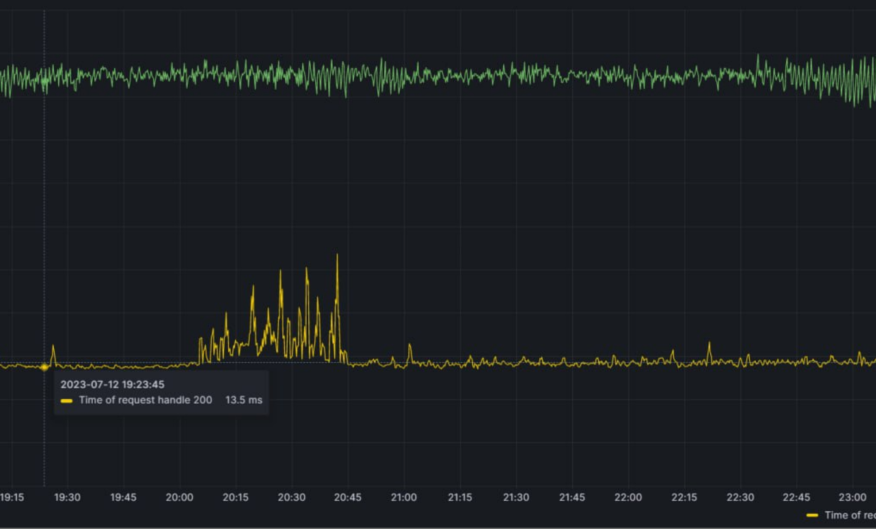
#> input picture infra/influxdb/request-handle/reference.png, 1751 x 1058 px (shown at 1/2 size)
$ python digitize_reference.py
#> lines starting #> are read from the running program, lines starting #| are printed output that depends on the picture; after the words box and inside, x2 and y2 are one past the last pixel; in counts of white or black regions, pixels touching at a corner belong together; long printed decimals are rounded
"""Digitize the two reference traces. Optional: numpy, Pillow, matplotlib."""
from pathlib import Path
import csv
import json

import numpy as np
from PIL import Image

ROOT = Path(__file__).resolve().parent
rgb = np.asarray(Image.open(ROOT / "reference.png").convert("RGB"), dtype=float)
r, g, b = rgb[:, :, 0], rgb[:, :, 1], rgb[:, :, 2]
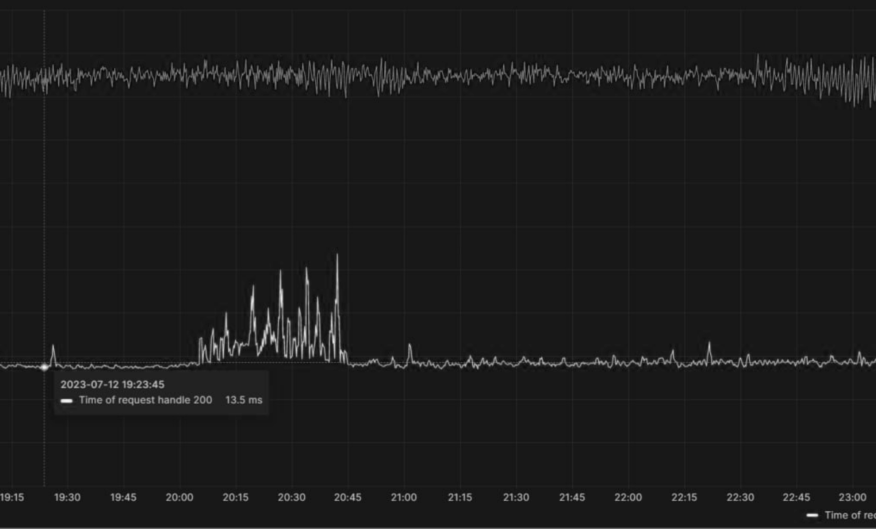
#> r: shape (1058, 1751) float64 (shown at 1/2 size); min 3, max 245, mean 27.6
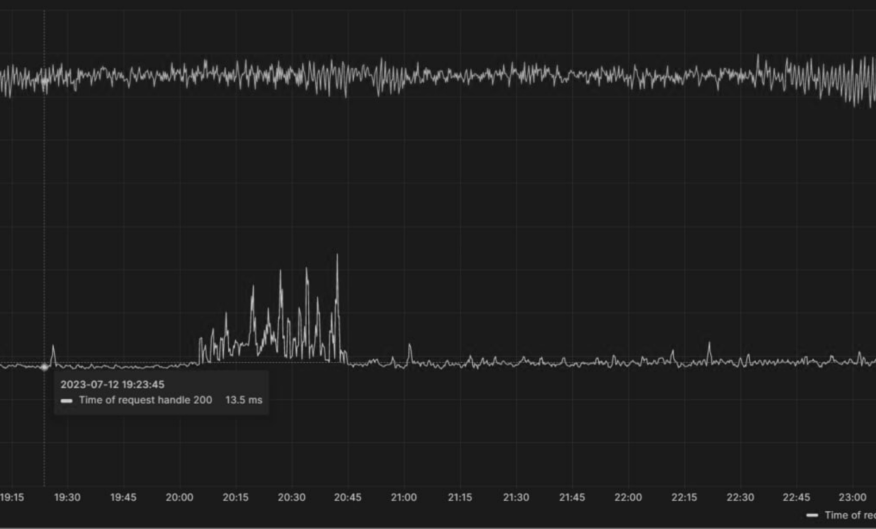
#> g: shape (1058, 1751) float64 (shown at 1/2 size); min 14, max 216, mean 31.2
WIDTH, PLOT_TOP, PLOT_BOTTOM = rgb.shape[1], 20, 973
#> WIDTH = 1751; PLOT_TOP = 20; PLOT_BOTTOM = 973
yellow = (r > 75) & (g > 60) & (r - b > 38) & (g - b > 35) & (r > g * .85) & (r < g * 1.65)
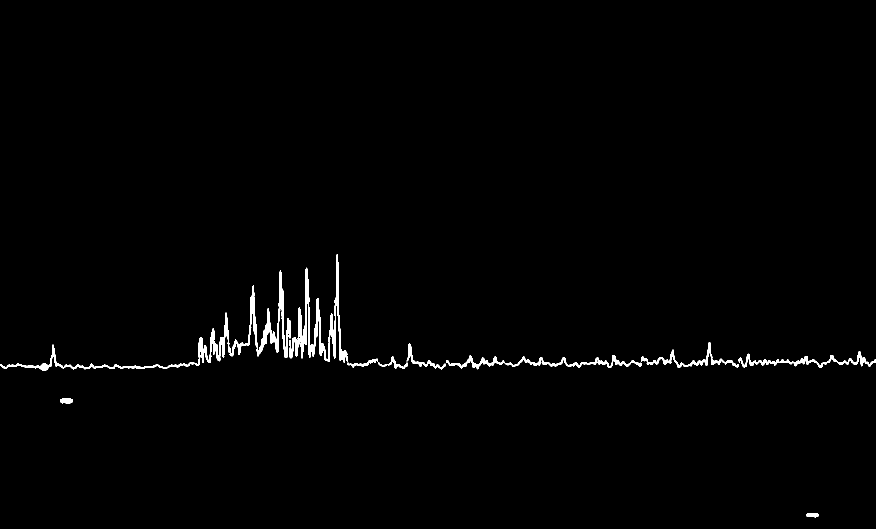
#> yellow: shape (1058, 1751) bool (shown at 1/2 size); 1.1% white; 11 white regions, largest, box (x1, y1, x2, y2) and area: (0, 541, 582, 742) 7608, (578, 509, 696, 725) 5246, (892, 710, 1283, 739) 2422
green = (g > 65) & (g - r > 20) & (g - b > 20)
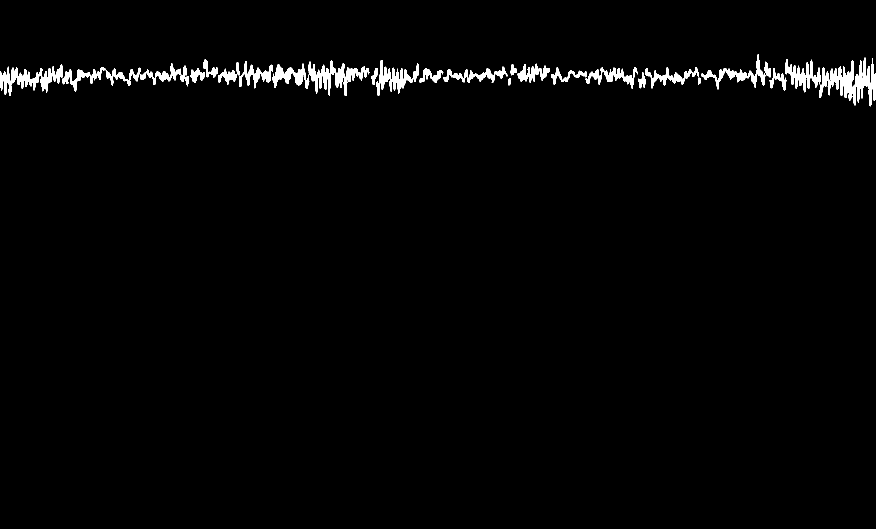
#> green: shape (1058, 1751) bool (shown at 1/2 size); 1.7% white; 28 white regions (1 under 20 px), largest, box (x1, y1, x2, y2) and area: (545, 121, 739, 192) 4552, (125, 127, 374, 183) 3234, (0, 129, 125, 192) 2923

def trace(mask, low, high, upper=False):
#> called with low = 480, high = 741, upper = True
    result = np.full(WIDTH, np.nan)
    observed = 0
    for x in range(WIDTH):
        ys = np.flatnonzero(mask[low:high, x]) + low
        if len(ys):
            chroma = rgb[ys, x].max(axis=1) - rgb[ys, x].min(axis=1)
            support = mask[ys, max(0, x-1):min(WIDTH, x+2)].sum(axis=1)
            score = chroma + support * 12
            selected = ys[ys <= ys[0]+2] if upper else ys[score >= score.max() - 4]
            result[x] = np.median(selected)
            observed += 1
#> this loop made 1751 passes
#> (ys, chroma, support, score) on passes 1 to 7: ([728, 729, 730, 731], [42, 64, 79, 72], [2, 2, 2, 2], [66, 88, 103, 96]), ([728, 729, 730, 731], [40, 62, 78, 72], [2, 3, 3, 3], [64, 98, 114, 108]), ([729, 730, 731, 732], [56, 72, 69, 57], [3, 3, 3, 2], [92, 108, 105, 81]), ([729, 730, 731, 732, 733], [47, 63, 65, 60, 46], [2, 3, 3, 3, 2], [71, 99, 101, 96, 70]), ([730, 731, 732, 733, 734], [50, 58, 63, 62, 54], [2, 3, 3, 3, 2], [74, 94, 99, 98, 78]), ([731, 732, 733, 734, 735], [50, 63, 72, 69, 58], [2, 3, 3, 3, 2], [74, 99, 108, 105, 82]), ([732, 733, 734, 735], [58, 75, 77, 67], [2, 3, 3, 3], [82, 111, 113, 103])
#> (chroma, support, score, selected) on passes 13, 21, 22, 23, 29, 30: ([62, 62, 56], [3, 3, 3], [98, 98, 92], [734, 735, 736]), ([79, 79, 62], [3, 3, 3], [115, 115, 98], [730, 731, 732]), ([76, 76, 60], [3, 3, 3], [112, 112, 96], [730, 731, 732]), ([71, 73, 59], [3, 3, 3], [107, 109, 95], [730, 731, 732]), ([69, 67, 52], [3, 3, 3], [105, 103, 88], [731, 732, 733]), ([65, 65, 53], [3, 3, 3], [101, 101, 89], [731, 732, 733])
#> after the loop, observed = 1751; result = 1751 values, max 736 at index 146, min 510 at index 673, mean 714.1
    valid = np.flatnonzero(np.isfinite(result))
#> valid = 1751 values from 0 to 1750
    result = np.interp(np.arange(WIDTH), valid, result[valid])
    return result, observed

# Exclude tooltip/legend (below y=740), and separate the two color bands.
yellow_y, yellow_observed = trace(yellow, 480, 741, upper=True)
#> yellow_y has the same summary as result in trace; yellow_observed = 1751
green_y, green_observed = trace(green, 85, 225)
#> the loop in trace (call 2), `for x in range(WIDTH):` made 1751 passes
#> (chroma, support, score, selected) on passes 7, 33, 42: ([25, 27, 30, 31, 32, 34, 35, 36, 37, 38, 37, 38, 38, 36, 33], [2, 2, 2, 3, 3, 3, 3, 3, 3, 3, 2, 2, 2, 2, 2], [49, 51, 54, 67, 68, 70, 71, 72, 73, 74, 61, 62, 62, 60, 57], [153, 154, 155, 156, 157]), ([22, 34, 43, 48, 51, 51, 51, 51, 49, 48, 46, 45, 43, 43, 40], [2, 2, 2, 3, 3, 3, 3, 3, 3, 3, 3, 3, 3, 3, 3], [46, 58, 67, 84, 87, 87, 87, 87, 85, 84, 82, 81, 79, 79, 76], [138, 139, 140, 141, 142, 143, 144]), ([23, 28, 32, 36, 38, 40, 43, 43, 43, 42, 40, 38, 37, 35, 34], [2, 2, 3, 3, 3, 3, 3, 3, 3, 3, 3, 3, 3, 3, 3], [47, 52, 68, 72, 74, 76, 79, 79, 79, 78, 76, 74, 73, 71, 70], [151, 152, 153, 154, 155, 156])
#> (ys, chroma, support, score) on passes 8, 32, 38: ([146, 147, 148, 149, 150, 151, 152, 153, 154, 155, 156, 157], [24, 26, 28, 31, 33, 33, 34, 35, 36, 36, 37, 35], [2, 2, 3, 3, 3, 3, 3, 3, 3, 3, 3, 3], [48, 50, 64, 67, 69, 69, 70, 71, 72, 72, 73, 71]), ([138, 139, 140, 141, 142, 143, 144, 145, 146, 147, 148, 149], [27, 28, 28, 29, 30, 31, 32, 33, 34, 34, 35, 37], [2, 2, 2, 2, 2, 2, 3, 3, 3, 3, 3, 3], [51, 52, 52, 53, 54, 55, 68, 69, 70, 70, 71, 73]), ([158, 159, 160, 161, 162, 163, 164, 165, 166, 167, 168, 169], [33, 32, 33, 34, 35, 37, 40, 40, 39, 35, 31, 28], [3, 3, 3, 3, 3, 3, 3, 3, 3, 3, 3, 3], [69, 68, 69, 70, 71, 73, 76, 76, 75, 71, 67, 64])
# Tooltip gives 13.5 ms at the highlighted point. The user gives ~10k RPS.
# The hover marker is wider than the trace; use its center for calibration.
anchor_center, _ = trace(yellow, 480, 741)
anchor_y = float(np.median(anchor_center[85:92]))
ms_per_pixel = 13.5 / (PLOT_BOTTOM-anchor_y)
green_mean_y = float(np.mean(green_y))
rps_per_pixel = 10000 / (PLOT_BOTTOM-green_mean_y)
response = (PLOT_BOTTOM-yellow_y) * ms_per_pixel
rps = (PLOT_BOTTOM-green_y) * rps_per_pixel
with (ROOT / "reference-traces.csv").open("w", encoding="utf-8", newline="") as out:
    writer = csv.writer(out)
    writer.writerow(["elapsed_seconds", "request_handle_time_ms", "total_rps"])
    for x in range(WIDTH):
        writer.writerow([round(x*14040/(WIDTH-1), 6), round(float(response[x]), 3), round(float(rps[x]), 3)])
calibration = {
    "plot_top": PLOT_TOP, "plot_bottom": PLOT_BOTTOM, "plot_width": WIDTH,
    "yellow_tooltip_ms": 13.5, "yellow_anchor_y": anchor_y,
    "ms_per_pixel": ms_per_pixel, "green_mean_y": green_mean_y,
    "rps_per_pixel": rps_per_pixel, "yellow_observed_columns": yellow_observed,
    "green_observed_columns": green_observed,
    "left_axis_max_ms": round((PLOT_BOTTOM-PLOT_TOP)*ms_per_pixel, 3),
    "right_axis_max_rps": round((PLOT_BOTTOM-PLOT_TOP)*rps_per_pixel, 3),
    "limitations": "Axes are cropped. Yellow scale anchored to the 13.5 ms tooltip; green scale anchored to user-provided ~10000 RPS. Raster values and subpixel timing are approximate."
}
(ROOT / "calibration.json").write_text(json.dumps(calibration, indent=2)+"\n", encoding="utf-8")
print(json.dumps(calibration, indent=2))
#| {
#|   "plot_top": 20,
#|   "plot_bottom": 973,
#|   "plot_width": 1751,
#|   "yellow_tooltip_ms": 13.5,
#|   "yellow_anchor_y": 733.5,
#|   "ms_per_pixel": 0.05637,
#|   "green_mean_y": 152.250,
#|   "rps_per_pixel": 12.184,
#|   "yellow_observed_columns": 1751,
#|   "green_observed_columns": 1737,
#|   "left_axis_max_ms": 53.718,
#> (further printed lines are left out)
